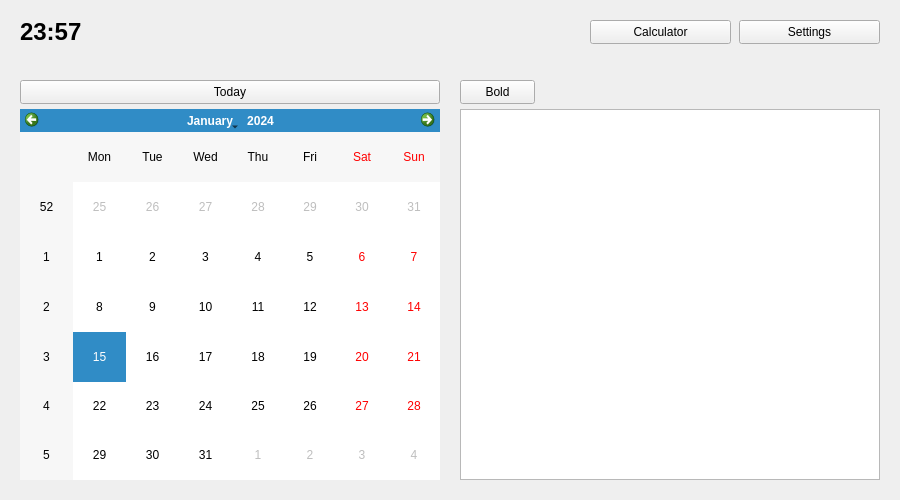
<?xml version="1.0" encoding="UTF-8"?>
<ui version="4.0">
 <class>MainWindow</class>
 <widget class="QMainWindow" name="MainWindow">
  <property name="geometry">
   <rect>
    <x>0</x>
    <y>0</y>
    <width>900</width>
    <height>500</height>
   </rect>
  </property>
  <property name="windowTitle">
   <string>OhCalendar</string>
  </property>
  <property name="windowIcon">
   <iconset>
    <normaloff>icon.ico</normaloff>icon.ico</iconset>
  </property>
  <property name="locale">
   <locale language="English" country="UnitedStates"/>
  </property>
  <widget class="QWidget" name="centralwidget">
   <widget class="QLabel" name="time">
    <property name="geometry">
     <rect>
      <x>20</x>
      <y>20</y>
      <width>70</width>
      <height>24</height>
     </rect>
    </property>
    <property name="font">
     <font>
      <pointsize>18</pointsize>
      <bold>true</bold>
     </font>
    </property>
    <property name="text">
     <string>23:57</string>
    </property>
    <property name="scaledContents">
     <bool>false</bool>
    </property>
   </widget>
   <widget class="QPushButton" name="btn2">
    <property name="geometry">
     <rect>
      <x>739</x>
      <y>20</y>
      <width>141</width>
      <height>24</height>
     </rect>
    </property>
    <property name="text">
     <string>Settings</string>
    </property>
   </widget>
   <widget class="QPushButton" name="btn1">
    <property name="geometry">
     <rect>
      <x>590</x>
      <y>20</y>
      <width>141</width>
      <height>24</height>
     </rect>
    </property>
    <property name="text">
     <string>Calculator</string>
    </property>
   </widget>
   <widget class="QCalendarWidget" name="calendar">
    <property name="geometry">
     <rect>
      <x>20</x>
      <y>109</y>
      <width>420</width>
      <height>371</height>
     </rect>
    </property>
    <property name="minimumDate">
     <date>
      <year>1752</year>
      <month>9</month>
      <day>14</day>
     </date>
    </property>
    <property name="gridVisible">
     <bool>false</bool>
    </property>
    <property name="horizontalHeaderFormat">
     <enum>QCalendarWidget::HorizontalHeaderFormat::ShortDayNames</enum>
    </property>
    <property name="verticalHeaderFormat">
     <enum>QCalendarWidget::VerticalHeaderFormat::ISOWeekNumbers</enum>
    </property>
   </widget>
   <widget class="QTextEdit" name="textEdit">
    <property name="geometry">
     <rect>
      <x>460</x>
      <y>109</y>
      <width>420</width>
      <height>371</height>
     </rect>
    </property>
    <property name="autoFormatting">
     <set>QTextEdit::AutoFormattingFlag::AutoNone</set>
    </property>
    <property name="acceptRichText">
     <bool>true</bool>
    </property>
   </widget>
   <widget class="QPushButton" name="btn4">
    <property name="geometry">
     <rect>
      <x>460</x>
      <y>80</y>
      <width>75</width>
      <height>24</height>
     </rect>
    </property>
    <property name="text">
     <string>Bold</string>
    </property>
   </widget>
   <widget class="QPushButton" name="btn3">
    <property name="geometry">
     <rect>
      <x>20</x>
      <y>80</y>
      <width>420</width>
      <height>24</height>
     </rect>
    </property>
    <property name="text">
     <string>Today</string>
    </property>
    <property name="shortcut">
     <string>Ctrl+T</string>
    </property>
   </widget>
  </widget>
  <action name="actionLanguage">
   <property name="text">
    <string>Language</string>
   </property>
  </action>
 </widget>
 <resources/>
 <connections/>
</ui>
